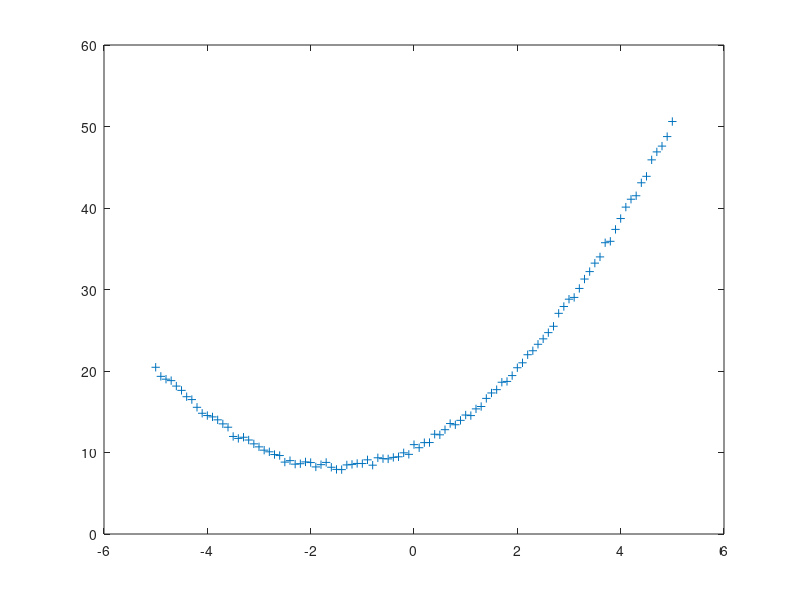

Recreate this plot in MATLAB. (Note: this script raises an error after producing the figure.)
%% This is just a script that shows how svr works
addpath('./svm');

% SVM params
kernel = 'rbf';
% This parameter is for the rbf kernel compuatation. Maybe wrap the call to svr
% to hide this shit.
global p1;
p1 = 5;  

x = (-5:.1:5)';
y = x .* x + 3 .* x + 10;
n = rand(size(x));
y = y + n;

plot(x, y, '+');

% 100 is just 'random'. This needs to be tested extensively to get better
% results in practise.
[model.nsv, model.beta, model.bias] = svr(x, y, kernel, 100);

xx = (-5:.05:5)';
yy = svroutput(x, xx, kernel, model.beta, model.bias);
hold on;
plot(xx, yy, 'r');
hold off;
